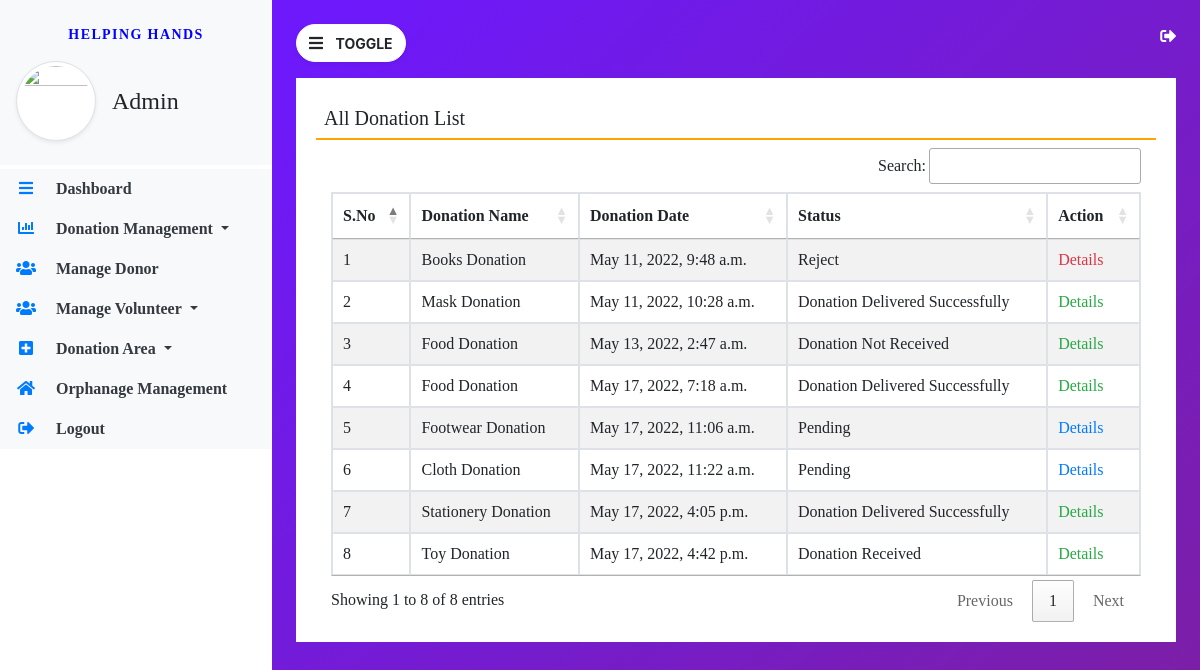
Page /all_donation (signed in) on the committed database.
### donation/models.py (models this page shows, shortened)
class Donation(models.Model):
    donor = models.ForeignKey(Donor, on_delete=models.CASCADE)
    donationname = models.CharField(max_length=100, null=True)
    donationpic = models.FileField(null=True)
    collectionloc = models.CharField(max_length=300, null=True)
    description = models.CharField(max_length=300, null=True)
    status = models.CharField(max_length=50, null=True)
    donationdate = models.DateTimeField(auto_now_add=True, null=True, blank=True)
    adminremark = models.CharField(max_length=300, null=True, blank=True)
    volunteer = models.ForeignKey(Volunteer, on_delete=models.CASCADE, null=True, blank=True)
    donationarea = models.ForeignKey(DonationArea, on_delete=models.CASCADE, null=True, blank=True)
    volunteerremark = models.CharField(max_length=300, null=True, blank=True)
    updationdate = models.DateField(null=True, blank=True)

### donation/views.py (the view)
# urls.py: path('all_donation', all_donation, name='all_donation'),
def all_donation(request):
    if not request.user.is_authenticated:
        return redirect('admin_login')
    donation = Donation.objects.all()
    decisionOfOtherCondition = ("pending", "accept", "reject")
    return render(request, 'all_donation.html', locals())

### donation/templates/all_donation.html (shortened to what this page needs)
{% extends 'admin_base.html' %}
{% block main %}
<div class="card-shadow-lg bg-white mt-3" style="font-family: 'Times New Roman'">
    <div class="card-body">
        <h5 class="p-2" style="border-bottom: 2px solid orange">All Donation List</h5>
        <div class="container-fluid">
            <table id="example" class="table table-bordered table-striped">
                <thead>
                <tr>
                    <th>S.No</th>
                    <th>Donation Name</th>
                    <th>Donation Date</th>
                    <th>Status</th>
                    <th>Action</th>
                </tr>
                </thead>
                <tbody>
                {% for i in donation %}
                <tr>
                    <td>{{ forloop.counter }}</td>
                    <td>{{ i.donationname }}</td>
                    <td>{{ i.donationdate }}</td>
                    <td style="text-transform: capitalize">{{ i.status }}</td>
                    {% if i.status == "pending" %}
                    <td><a href="{% url 'pending_donationdetail' i.id %}" class="text-primary">Details</a></td>
                    {% endif %}
                    {% if i.status == "reject" %}
                    <td><a href="{% url 'rejected_donationdetail' i.id %}" class="text-danger">Details</a></td>
                    {% endif %}
                    {% if i.status not in decisionOfOtherCondition %}
                    <td><a href="{% url 'deliver_donationdetail' i.id %}" class="text-success">Details</a></td>
                    {% endif %}
                </tr>
                {% endfor %}
                </tbody>
            </table>
        </div>
    </div>
</div>
{% endblock %}

### donation/templates/admin_base.html (shortened to what this page needs)
{% load static %}
<!DOCTYPE html>
<html lang="en">
<head>
    <link rel="stylesheet" href="https://use.fontawesome.com/releases/v5.6.3/css/all.css">
    <link rel="stylesheet" href="https://cdn.jsdelivr.net/npm/bootstrap@4.6.1/dist/css/bootstrap.min.css">
    <link rel="stylesheet" href="{% static 'css/sidebar.css' %}">
    <link rel="stylesheet" href="https://cdn.datatables.net/1.11.5/css/jquery.dataTables.min.css">
    <link rel="stylesheet" href="https://cdn.datatables.net/buttons/2.2.2/css/buttons.dataTables.min.css">
</head>
<body>
<div class="vertical-nav bg-white" id="sidebar" style="font-family: 'Times New Roman'">
    <div class="py-4 px-3 mb-1 bg-light">
        <p class="text-center font-weight-bold text-uppercase px-3 small dashboard-text">
            Helping Hands
        </p>
        <div class="media d-flex align-items-center">
            <img src="{% static 'images/adminPic.png' %}" width="80" height="80"  class="mr-3 rounded-circle img-thumbnail shadow-sm">
            <div class="media-body">
               <h4 class="mb-0">Admin</h4>
            </div>
        </div>
    </div>
    <ul class="nav flex-column bg-white">
        <li class="nav-item">
            <a href="{% url 'admin_home' %}" class="nav-link text-dark bg-light">
                <i class="fa fa-bars fa-fw mr-3 text-primary" aria-hidden="true"></i>
                Dashboard
            </a>
        </li>
        <li class="nav-item dropdown">
            <a class="nav-link dropdown-toggle text-dark bg-light" data-toggle="dropdown" href="#" id="navbardrop">
                <i class="fas fa-chart-bar mr-3 text-primary fa-fw"></i>
                Donation Management
            </a>
        </li>
        <li class="nav-item">
            <a href="{% url 'manage_donor' %}" class="nav-link text-dark bg-light">
                <i class="fa fa-users fa-fw mr-3 text-primary"></i>
                Manage Donor
            </a>
        </li>
        <li class="nav-item dropdown">
            <a class="nav-link dropdown-toggle text-dark bg-light" data-toggle="dropdown" href="#" id="navbardrop">
                <i class="fa fa-users mr-3 text-primary fa-fw" aria-hidden="true"></i>
                Manage Volunteer
            </a>
        </li>
        <li class="nav-item dropdown">
            <a class="nav-link dropdown-toggle text-dark bg-light" data-toggle="dropdown" href="#" id="navbardrop">
                <i class="fa fa-plus-square mr-3 text-primary fa-fw" aria-hidden="true"></i>
                Donation Area
            </a>
        </li>
        <li class="nav-item">
            <a href="{% url 'add_orphanages' %}" class="nav-link text-dark bg-light">
            <i class="fa fa-home mr-3 text-primary fa-fw" aria-hidden="true"></i>
            Orphanage Management
            </a>
        <li class="nav-item">
            <a href="{% url 'logout' %}" class="nav-link text-dark bg-light">
            <i class="fas fa-sign-out-alt mr-3 text-primary fa-fw"></i>
            Logout
            </a>
        </li>
    </ul>
</div>
<div class="page-content p-4" id="content">
    <a href="{% url 'logout' %}" title="logout" class="float-right text-white"><i class="fas fa-sign-out-alt"></i></a>
    <button id="sidebarCollapse" type="button" class="btn btn-light bg-white rounded-pill shadow-sm">
    <i class="fas fa-bars mr-2"></i>
     <small class="text-uppercase font-weight-bold">Toggle</small>
    </button>
    {% block main %}
    {% endblock %}
</div>
</body>
</html>

### donation/static/css/sidebar.css (style rules this page uses)
* { margin: 0px; padding: 0px; }
body { background-image: linear-gradient(135.9deg, rgba(109, 25, 252, 1) 16.4%, rgba(125, 31, 160, 1)); min-height: 100vh; }
.vertical-nav { min-width: 17rem; width: 17rem; height: 100vh; position: fixed; top:0; left: 0; transition: all 0.4s; }
.page-content { width: calc(100% - 17rem); margin-left: 17rem; transition: all 0.4s; }
.dashboard-text { letter-spacing: 0.1em; color: blue; }
.nav-link { font-weight: bold; }

### rows in the picture
Donation: donationname "Books Donation", donationdate "May 11, 2022, 9:48 a.m.", status "Reject", shows "Details"
Donation: donationname "Mask Donation", donationdate "May 11, 2022, 10:28 a.m.", status "Donation Delivered Successfully", shows "Details"
Donation: donationname "Food Donation", donationdate "May 13, 2022, 2:47 a.m.", status "Donation Not Received", shows "Details"
Donation: donationname "Food Donation", donationdate "May 17, 2022, 7:18 a.m.", status "Donation Delivered Successfully", shows "Details"
Donation: donationname "Footwear Donation", donationdate "May 17, 2022, 11:06 a.m.", status "Pending", shows "Details"
Donation: donationname "Cloth Donation", donationdate "May 17, 2022, 11:22 a.m.", status "Pending", shows "Details"
Donation: donationname "Stationery Donation", donationdate "May 17, 2022, 4:05 p.m.", status "Donation Delivered Successfully", shows "Details"
Donation: donationname "Toy Donation", donationdate "May 17, 2022, 4:42 p.m.", status "Donation Received", shows "Details"
